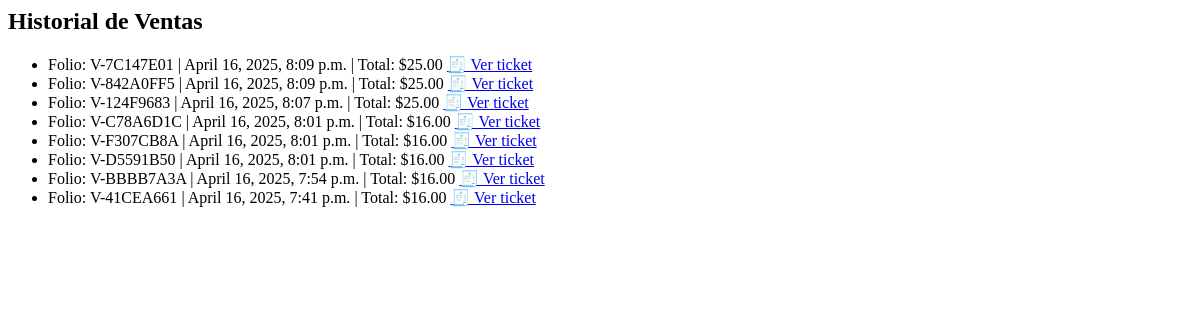
/historial_ventas/ (signed in), run on an earlier commit of the app's database.
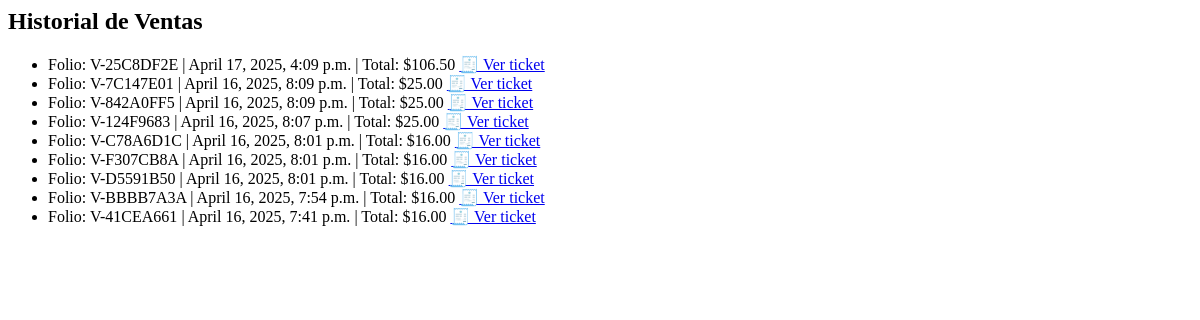
And on a later commit of the database.
### tasks/models.py (models this page shows, shortened)
class Venta(models.Model):
    folio = models.CharField(primary_key=True, max_length=20, editable=False, unique=True)
    fecha = models.DateTimeField(auto_now_add=True)
    total = models.DecimalField(max_digits=10, decimal_places=2)
    usuario = models.ForeignKey(User, on_delete=models.CASCADE)
    metodo_pago = models.CharField(max_length=20)

### tasks/decorators.py (the view)
        @login_required
        def _wrapped_view(request, *args, **kwargs):
            try:
                usuario = Usuario.objects.get(user=request.user)
                if usuario.rol.nombre_rol in lista_roles or request.user.is_superuser:
                    return view_func(request, *args, **kwargs)
            except Usuario.DoesNotExist:
                pass
            return redirect('no_autorizado')

### tasks/context_processors.py (called while the page is built)
def rol_usuario(request):
    if request.user.is_authenticated:
        try:
            return {'user_rol': request.user.usuario.rol.nombre_rol}
        except:
            return {'user_rol': None}
    return {'user_rol': None}

### tasks/views.py (called while the page is built)
@roles_permitidos(['Administrador', 'Cajero', 'Ventas', 'Gerente'])
def historial_ventas(request):
    ventas = Venta.objects.all().order_by('-fecha')  # 👈 así ordenas por fecha descendente
    return render(request, 'historial_ventas.html', {'ventas': ventas})

### tasks/templates/historial_ventas.html
<h2>Historial de Ventas</h2>
<ul>
  {% for venta in ventas %}
    <li>
      Folio: {{ venta.folio }} | {{ venta.fecha }} | Total: ${{ venta.total }}
      <a href="{% url 'ver_ticket' venta.folio %}">🧾 Ver ticket</a>
    </li>
  {% endfor %}
</ul>

What changed in the data, as far as the page shows it:
added Venta: folio "V-25C8DF2E", fecha "April 17, 2025, 4:09 p.m.", total "106.50"
